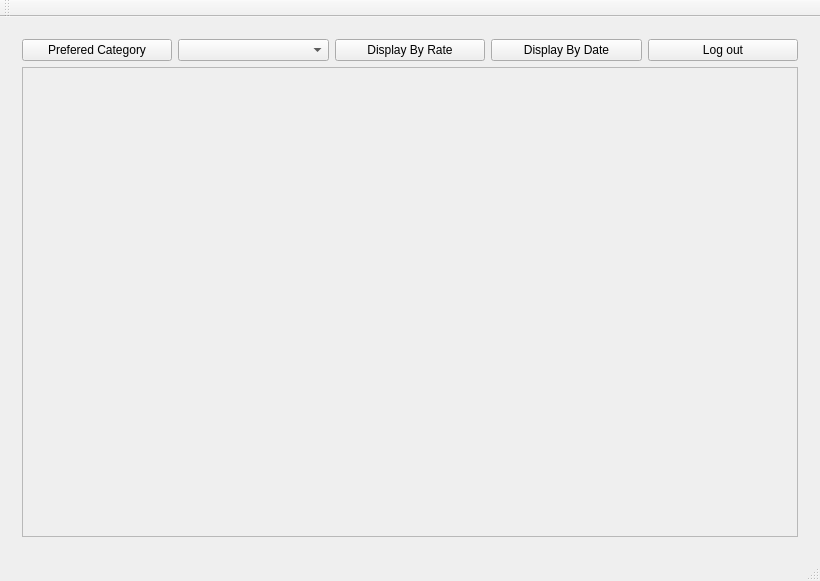
<?xml version="1.0" encoding="UTF-8"?>
<ui version="4.0">
 <class>qt1Class</class>
 <widget class="QMainWindow" name="qt1Class">
  <property name="geometry">
   <rect>
    <x>0</x>
    <y>0</y>
    <width>820</width>
    <height>581</height>
   </rect>
  </property>
  <property name="windowTitle">
   <string>qt1</string>
  </property>
  <widget class="QWidget" name="centralWidget">
   <layout class="QVBoxLayout" name="verticalLayout">
    <item>
     <widget class="QStackedWidget" name="stackedWidget">
      <property name="minimumSize">
       <size>
        <width>720</width>
        <height>407</height>
       </size>
      </property>
      <property name="styleSheet">
       <string notr="true">#page_4{
border-image:url(:/qt1/C:/Users/LENOVO/Downloads/design20.png)}</string>
      </property>
      <property name="currentIndex">
       <number>5</number>
      </property>
      <widget class="QWidget" name="loginpage">
       <property name="font">
        <font>
         <bold>true</bold>
        </font>
       </property>
       <property name="styleSheet">
        <string notr="true">#loginpage{
border-image:url(:/qt1/design20.png)}</string>
       </property>
       <widget class="QWidget" name="widget" native="true">
        <property name="geometry">
         <rect>
          <x>20</x>
          <y>30</y>
          <width>1321</width>
          <height>80</height>
         </rect>
        </property>
        <property name="styleSheet">
         <string notr="true"/>
        </property>
        <widget class="QLabel" name="label_3">
         <property name="geometry">
          <rect>
           <x>500</x>
           <y>0</y>
           <width>481</width>
           <height>61</height>
          </rect>
         </property>
         <property name="font">
          <font>
           <family>Rockwell</family>
           <pointsize>26</pointsize>
          </font>
         </property>
         <property name="styleSheet">
          <string notr="true">color: rgb(0, 0, 0);</string>
         </property>
         <property name="text">
          <string>Login And Registration System</string>
         </property>
        </widget>
       </widget>
       <widget class="QGroupBox" name="loginform">
        <property name="geometry">
         <rect>
          <x>570</x>
          <y>140</y>
          <width>301</width>
          <height>371</height>
         </rect>
        </property>
        <property name="styleSheet">
         <string notr="true">
background-color: rgb(141, 132, 126);
color: rgb(0, 0, 0);
border-radius: 8px;

</string>
        </property>
        <property name="title">
         <string>Login</string>
        </property>
        <widget class="QLabel" name="label_7">
         <property name="geometry">
          <rect>
           <x>20</x>
           <y>30</y>
           <width>201</width>
           <height>51</height>
          </rect>
         </property>
         <property name="font">
          <font>
           <family>Rockwell Extra Bold</family>
           <pointsize>18</pointsize>
           <bold>true</bold>
          </font>
         </property>
         <property name="styleSheet">
          <string notr="true">color: rgb(0, 0, 0);</string>
         </property>
         <property name="text">
          <string>User name</string>
         </property>
        </widget>
        <widget class="QLabel" name="label_8">
         <property name="geometry">
          <rect>
           <x>20</x>
           <y>110</y>
           <width>201</width>
           <height>71</height>
          </rect>
         </property>
         <property name="font">
          <font>
           <family>Rockwell Extra Bold</family>
           <pointsize>18</pointsize>
           <bold>true</bold>
          </font>
         </property>
         <property name="styleSheet">
          <string notr="true">color: rgb(0, 0, 0);</string>
         </property>
         <property name="text">
          <string>Password</string>
         </property>
        </widget>
        <widget class="QPushButton" name="pushButton_3">
         <property name="geometry">
          <rect>
           <x>30</x>
           <y>280</y>
           <width>241</width>
           <height>31</height>
          </rect>
         </property>
         <property name="font">
          <font>
           <family>Rockwell</family>
           <pointsize>12</pointsize>
           <bold>true</bold>
          </font>
         </property>
         <property name="styleSheet">
          <string notr="true">#pushButton_3
{color: rgb(0, 0, 0);
	background-color: rgb(255, 255, 255);
border-radius: 8px;}
#pushButton_3:hover{
	background-color: rgb(85, 85, 127);
}</string>
         </property>
         <property name="text">
          <string>Login</string>
         </property>
        </widget>
        <widget class="QLineEdit" name="password_2">
         <property name="geometry">
          <rect>
           <x>20</x>
           <y>180</y>
           <width>271</width>
           <height>31</height>
          </rect>
         </property>
         <property name="styleSheet">
          <string notr="true">border-radius: 8px;
background-color: rgb(255, 255, 255);</string>
         </property>
         <property name="echoMode">
          <enum>QLineEdit::Password</enum>
         </property>
         <property name="placeholderText">
          <string>password</string>
         </property>
         <property name="clearButtonEnabled">
          <bool>true</bool>
         </property>
        </widget>
        <widget class="QLineEdit" name="username_2">
         <property name="geometry">
          <rect>
           <x>20</x>
           <y>80</y>
           <width>271</width>
           <height>31</height>
          </rect>
         </property>
         <property name="styleSheet">
          <string notr="true">background-color: rgb(255, 255, 255);border-radius: 8px;</string>
         </property>
         <property name="placeholderText">
          <string>username</string>
         </property>
         <property name="clearButtonEnabled">
          <bool>true</bool>
         </property>
        </widget>
        <widget class="QPushButton" name="pushButton_4">
         <property name="geometry">
          <rect>
           <x>30</x>
           <y>320</y>
           <width>241</width>
           <height>31</height>
          </rect>
         </property>
         <property name="font">
          <font>
           <family>Rockwell</family>
           <pointsize>12</pointsize>
           <bold>true</bold>
          </font>
         </property>
         <property name="styleSheet">
          <string notr="true">#pushButton_4
{color: rgb(0, 0, 0);
	
	background-color: rgb(255, 255, 255);
border-radius: 8px;}
#pushButton_4:hover{
	background-color: rgb(85, 85, 127);
}</string>
         </property>
         <property name="text">
          <string>Register</string>
         </property>
        </widget>
       </widget>
      </widget>
      <widget class="QWidget" name="register_2page">
       <property name="styleSheet">
        <string notr="true">#register_2page{
border-image:url(:/qt1/design20.png)}</string>
       </property>
       <widget class="QLabel" name="label_2">
        <property name="geometry">
         <rect>
          <x>420</x>
          <y>-30</y>
          <width>771</width>
          <height>121</height>
         </rect>
        </property>
        <property name="font">
         <font>
          <family>Rockwell</family>
          <pointsize>26</pointsize>
          <bold>true</bold>
          <underline>false</underline>
         </font>
        </property>
        <property name="styleSheet">
         <string notr="true">color: rgb(0, 0, 0);</string>
        </property>
        <property name="text">
         <string>Register</string>
        </property>
       </widget>
       <widget class="QGroupBox" name="registerform">
        <property name="geometry">
         <rect>
          <x>340</x>
          <y>60</y>
          <width>321</width>
          <height>421</height>
         </rect>
        </property>
        <property name="styleSheet">
         <string notr="true">#registerform{
	
	
	background-color: rgb(116, 104, 99);
border-radius: 8px;
	color: rgb(0, 0, 0);
}</string>
        </property>
        <property name="title">
         <string>Register</string>
        </property>
        <widget class="QLineEdit" name="username">
         <property name="geometry">
          <rect>
           <x>10</x>
           <y>60</y>
           <width>301</width>
           <height>31</height>
          </rect>
         </property>
         <property name="styleSheet">
          <string notr="true">background-color: rgb(255, 255, 255);
border-radius: 8px;</string>
         </property>
         <property name="placeholderText">
          <string>username</string>
         </property>
        </widget>
        <widget class="QLabel" name="label_5">
         <property name="geometry">
          <rect>
           <x>10</x>
           <y>110</y>
           <width>143</width>
           <height>28</height>
          </rect>
         </property>
         <property name="font">
          <font>
           <family>Rockwell Extra Bold</family>
           <pointsize>18</pointsize>
           <bold>true</bold>
          </font>
         </property>
         <property name="styleSheet">
          <string notr="true">color: rgb(0, 0, 0);</string>
         </property>
         <property name="text">
          <string>Password</string>
         </property>
        </widget>
        <widget class="QLineEdit" name="password">
         <property name="geometry">
          <rect>
           <x>10</x>
           <y>150</y>
           <width>301</width>
           <height>31</height>
          </rect>
         </property>
         <property name="styleSheet">
          <string notr="true">background-color: rgb(255, 255, 255);border-radius: 8px;</string>
         </property>
         <property name="echoMode">
          <enum>QLineEdit::Password</enum>
         </property>
         <property name="placeholderText">
          <string>password</string>
         </property>
        </widget>
        <widget class="QPushButton" name="pushButton_7">
         <property name="geometry">
          <rect>
           <x>120</x>
           <y>380</y>
           <width>75</width>
           <height>27</height>
          </rect>
         </property>
         <property name="font">
          <font>
           <family>Rockwell</family>
           <pointsize>12</pointsize>
           <bold>true</bold>
          </font>
         </property>
         <property name="styleSheet">
          <string notr="true">#pushButton {border-radius: 8px;color: rgb(0, 0, 0);
background-color: rgb(255, 255, 255);}
#pushButton:hover{
	
	background-color: rgb(85, 85, 127);
}</string>
         </property>
         <property name="text">
          <string>Register</string>
         </property>
        </widget>
        <widget class="QLabel" name="label_4">
         <property name="geometry">
          <rect>
           <x>10</x>
           <y>20</y>
           <width>152</width>
           <height>28</height>
          </rect>
         </property>
         <property name="font">
          <font>
           <family>Rockwell Extra Bold</family>
           <pointsize>18</pointsize>
           <bold>true</bold>
          </font>
         </property>
         <property name="styleSheet">
          <string notr="true">color: rgb(0, 0, 0);</string>
         </property>
         <property name="text">
          <string>User name</string>
         </property>
        </widget>
        <widget class="QComboBox" name="comboBox_2">
         <property name="geometry">
          <rect>
           <x>40</x>
           <y>230</y>
           <width>241</width>
           <height>22</height>
          </rect>
         </property>
        </widget>
        <widget class="QComboBox" name="comboBox_3">
         <property name="geometry">
          <rect>
           <x>40</x>
           <y>280</y>
           <width>241</width>
           <height>22</height>
          </rect>
         </property>
        </widget>
        <widget class="QComboBox" name="comboBox_4">
         <property name="geometry">
          <rect>
           <x>40</x>
           <y>330</y>
           <width>241</width>
           <height>22</height>
          </rect>
         </property>
        </widget>
        <widget class="QLabel" name="label_17">
         <property name="geometry">
          <rect>
           <x>10</x>
           <y>190</y>
           <width>291</width>
           <height>28</height>
          </rect>
         </property>
         <property name="font">
          <font>
           <family>Rockwell Extra Bold</family>
           <pointsize>18</pointsize>
           <bold>true</bold>
          </font>
         </property>
         <property name="styleSheet">
          <string notr="true">color: rgb(0, 0, 0);</string>
         </property>
         <property name="text">
          <string>prefered categories</string>
         </property>
        </widget>
       </widget>
      </widget>
      <widget class="QWidget" name="page">
       <layout class="QVBoxLayout" name="verticalLayout_7">
        <item>
         <widget class="QPushButton" name="pushButton_18">
          <property name="font">
           <font>
            <family>Sitka Small</family>
            <pointsize>16</pointsize>
           </font>
          </property>
          <property name="text">
           <string>back</string>
          </property>
         </widget>
        </item>
        <item>
         <widget class="QLabel" name="label_14">
          <property name="font">
           <font>
            <pointsize>14</pointsize>
           </font>
          </property>
          <property name="text">
           <string>ID</string>
          </property>
         </widget>
        </item>
        <item>
         <widget class="QLineEdit" name="lineEdit_2">
          <property name="font">
           <font>
            <pointsize>12</pointsize>
           </font>
          </property>
         </widget>
        </item>
        <item>
         <widget class="QLabel" name="label_12">
          <property name="font">
           <font>
            <pointsize>14</pointsize>
           </font>
          </property>
          <property name="text">
           <string>Titel</string>
          </property>
         </widget>
        </item>
        <item>
         <widget class="QLineEdit" name="lineEdit">
          <property name="font">
           <font>
            <pointsize>12</pointsize>
           </font>
          </property>
         </widget>
        </item>
        <item>
         <widget class="QLabel" name="label_13">
          <property name="font">
           <font>
            <pointsize>14</pointsize>
           </font>
          </property>
          <property name="text">
           <string>Date</string>
          </property>
         </widget>
        </item>
        <item>
         <widget class="QDateEdit" name="dateEdit">
          <property name="maximumDate">
           <date>
            <year>2023</year>
            <month>5</month>
            <day>30</day>
           </date>
          </property>
          <property name="minimumDate">
           <date>
            <year>2000</year>
            <month>1</month>
            <day>15</day>
           </date>
          </property>
         </widget>
        </item>
        <item>
         <widget class="QLabel" name="label_19">
          <property name="font">
           <font>
            <pointsize>14</pointsize>
           </font>
          </property>
          <property name="text">
           <string>category</string>
          </property>
         </widget>
        </item>
        <item>
         <widget class="QComboBox" name="comboBox_5"/>
        </item>
        <item>
         <widget class="QLabel" name="label_16">
          <property name="font">
           <font>
            <pointsize>14</pointsize>
           </font>
          </property>
          <property name="text">
           <string>Description</string>
          </property>
         </widget>
        </item>
        <item>
         <widget class="QTextEdit" name="textEdit">
          <property name="font">
           <font>
            <pointsize>12</pointsize>
           </font>
          </property>
         </widget>
        </item>
        <item>
         <widget class="QPushButton" name="pushButton_5">
          <property name="font">
           <font>
            <family>Sitka Small</family>
            <pointsize>16</pointsize>
           </font>
          </property>
          <property name="text">
           <string>Add news</string>
          </property>
         </widget>
        </item>
       </layout>
      </widget>
      <widget class="QWidget" name="page_2">
       <property name="styleSheet">
        <string notr="true">#page_2{
border-image:url(:/qt1/design20.png)}</string>
       </property>
       <layout class="QVBoxLayout" name="verticalLayout_11">
        <item>
         <layout class="QVBoxLayout" name="verticalLayout_10">
          <item>
           <widget class="QPushButton" name="pushButton_6">
            <property name="font">
             <font>
              <family>Segoe MDL2 Assets</family>
              <pointsize>14</pointsize>
             </font>
            </property>
            <property name="text">
             <string>back</string>
            </property>
           </widget>
          </item>
          <item>
           <layout class="QFormLayout" name="formLayout_3">
            <item row="0" column="0">
             <widget class="QLabel" name="nameLabel">
              <property name="text">
               <string>ID</string>
              </property>
             </widget>
            </item>
            <item row="0" column="1">
             <widget class="QLineEdit" name="nameLineEdit"/>
            </item>
           </layout>
          </item>
          <item>
           <widget class="QPushButton" name="pushButton_8">
            <property name="font">
             <font>
              <family>System</family>
              <pointsize>12</pointsize>
              <bold>true</bold>
             </font>
            </property>
            <property name="text">
             <string>delete</string>
            </property>
           </widget>
          </item>
         </layout>
        </item>
       </layout>
      </widget>
      <widget class="QWidget" name="updatepage">
       <property name="styleSheet">
        <string notr="true">#updatepage{
border-image:url(:/qt1/design20.png)}</string>
       </property>
       <widget class="QGroupBox" name="groupBox">
        <property name="geometry">
         <rect>
          <x>350</x>
          <y>60</y>
          <width>441</width>
          <height>381</height>
         </rect>
        </property>
        <property name="styleSheet">
         <string notr="true">border-image:none</string>
        </property>
        <property name="title">
         <string/>
        </property>
        <layout class="QVBoxLayout" name="verticalLayout_3">
         <item>
          <layout class="QHBoxLayout" name="horizontalLayout_4" stretch="1,4">
           <item>
            <widget class="QLabel" name="label">
             <property name="font">
              <font>
               <pointsize>18</pointsize>
               <bold>true</bold>
              </font>
             </property>
             <property name="styleSheet">
              <string notr="true">color:rgb(255, 0, 0)</string>
             </property>
             <property name="text">
              <string>ID</string>
             </property>
            </widget>
           </item>
           <item>
            <widget class="QLineEdit" name="id_edit"/>
           </item>
          </layout>
         </item>
         <item>
          <layout class="QHBoxLayout" name="horizontalLayout_6" stretch="1,4">
           <item>
            <widget class="QLabel" name="label_6">
             <property name="font">
              <font>
               <pointsize>18</pointsize>
               <bold>true</bold>
              </font>
             </property>
             <property name="styleSheet">
              <string notr="true">color:rgb(255, 0, 0)</string>
             </property>
             <property name="text">
              <string>Title</string>
             </property>
            </widget>
           </item>
           <item>
            <widget class="QLineEdit" name="Title_edit"/>
           </item>
          </layout>
         </item>
         <item>
          <layout class="QHBoxLayout" name="horizontalLayout_7" stretch="1,4">
           <item>
            <widget class="QLabel" name="label_9">
             <property name="font">
              <font>
               <pointsize>18</pointsize>
               <bold>true</bold>
              </font>
             </property>
             <property name="styleSheet">
              <string notr="true">color:rgb(255, 0, 0)</string>
             </property>
             <property name="text">
              <string>Description</string>
             </property>
            </widget>
           </item>
           <item>
            <widget class="QLineEdit" name="Description_edit"/>
           </item>
          </layout>
         </item>
         <item>
          <layout class="QHBoxLayout" name="horizontalLayout_8" stretch="1,4">
           <item>
            <widget class="QLabel" name="label_10">
             <property name="font">
              <font>
               <family>Segoe UI</family>
               <pointsize>18</pointsize>
               <italic>false</italic>
               <bold>true</bold>
              </font>
             </property>
             <property name="styleSheet">
              <string notr="true">color:rgb(255, 0, 0);
font: 700 18pt &quot;Segoe UI&quot;;</string>
             </property>
             <property name="text">
              <string>Date</string>
             </property>
            </widget>
           </item>
           <item>
            <widget class="QDateEdit" name="dateEdit_2"/>
           </item>
          </layout>
         </item>
         <item>
          <layout class="QHBoxLayout" name="horizontalLayout_9">
           <item>
            <widget class="QLabel" name="label_11">
             <property name="font">
              <font>
               <pointsize>18</pointsize>
               <bold>true</bold>
              </font>
             </property>
             <property name="styleSheet">
              <string notr="true">color:rgb(255, 0, 0)</string>
             </property>
             <property name="text">
              <string>Category</string>
             </property>
            </widget>
           </item>
           <item>
            <widget class="QLineEdit" name="Category_edit"/>
           </item>
          </layout>
         </item>
         <item>
          <layout class="QHBoxLayout" name="horizontalLayout_10">
           <item>
            <widget class="QPushButton" name="btn_save">
             <property name="text">
              <string>Save</string>
             </property>
            </widget>
           </item>
           <item>
            <widget class="QPushButton" name="btn_cancel">
             <property name="text">
              <string>back</string>
             </property>
            </widget>
           </item>
          </layout>
         </item>
        </layout>
       </widget>
      </widget>
      <widget class="QWidget" name="userpage">
       <layout class="QVBoxLayout" name="verticalLayout_4">
        <item>
         <layout class="QHBoxLayout" name="horizontalLayout_3">
          <item>
           <widget class="QPushButton" name="pushButton_14">
            <property name="text">
             <string>Prefered Category</string>
            </property>
           </widget>
          </item>
          <item>
           <widget class="QComboBox" name="comboBox"/>
          </item>
          <item>
           <widget class="QPushButton" name="pushButton1">
            <property name="text">
             <string>Display By Rate</string>
            </property>
           </widget>
          </item>
          <item>
           <widget class="QPushButton" name="pushButton2">
            <property name="text">
             <string>Display By Date</string>
            </property>
           </widget>
          </item>
          <item>
           <widget class="QPushButton" name="pushButton_21">
            <property name="text">
             <string>Log out</string>
            </property>
           </widget>
          </item>
         </layout>
        </item>
        <item>
         <widget class="QScrollArea" name="scrollArea">
          <property name="widgetResizable">
           <bool>true</bool>
          </property>
          <widget class="QWidget" name="scrollAreaWidgetContents">
           <property name="geometry">
            <rect>
             <x>0</x>
             <y>0</y>
             <width>782</width>
             <height>456</height>
            </rect>
           </property>
           <layout class="QVBoxLayout" name="verticalLayout_6">
            <item>
             <layout class="QVBoxLayout" name="verticalLayout_5"/>
            </item>
           </layout>
          </widget>
         </widget>
        </item>
       </layout>
      </widget>
      <widget class="QWidget" name="page_4">
       <property name="styleSheet">
        <string notr="true">#page_4{
border-image:url(:/qt1/design20.png)}</string>
       </property>
       <widget class="QLineEdit" name="lineEdit_3">
        <property name="geometry">
         <rect>
          <x>290</x>
          <y>130</y>
          <width>371</width>
          <height>41</height>
         </rect>
        </property>
        <property name="placeholderText">
         <string>enter title</string>
        </property>
       </widget>
       <widget class="QPushButton" name="pushButton_16">
        <property name="geometry">
         <rect>
          <x>400</x>
          <y>210</y>
          <width>151</width>
          <height>31</height>
         </rect>
        </property>
        <property name="text">
         <string>display</string>
        </property>
       </widget>
       <widget class="QLabel" name="label_15">
        <property name="geometry">
         <rect>
          <x>390</x>
          <y>260</y>
          <width>161</width>
          <height>61</height>
         </rect>
        </property>
        <property name="text">
         <string>TextLabel</string>
        </property>
       </widget>
       <widget class="QPushButton" name="pushButton_17">
        <property name="geometry">
         <rect>
          <x>430</x>
          <y>350</y>
          <width>75</width>
          <height>24</height>
         </rect>
        </property>
        <property name="text">
         <string>back</string>
        </property>
       </widget>
      </widget>
      <widget class="QWidget" name="page_3">
       <property name="styleSheet">
        <string notr="true">#page_3{
border-image:url(:/qt1/design20.png)}</string>
       </property>
       <widget class="QGroupBox" name="groupBox_3">
        <property name="geometry">
         <rect>
          <x>280</x>
          <y>130</y>
          <width>511</width>
          <height>181</height>
         </rect>
        </property>
        <property name="title">
         <string>GroupBox</string>
        </property>
        <widget class="QGroupBox" name="groupBox_2">
         <property name="geometry">
          <rect>
           <x>40</x>
           <y>30</y>
           <width>191</width>
           <height>131</height>
          </rect>
         </property>
         <property name="title">
          <string>Add</string>
         </property>
         <widget class="QTextEdit" name="textEdit_4">
          <property name="geometry">
           <rect>
            <x>50</x>
            <y>30</y>
            <width>111</width>
            <height>31</height>
           </rect>
          </property>
          <property name="html">
           <string>&lt;!DOCTYPE HTML PUBLIC &quot;-//W3C//DTD HTML 4.0//EN&quot; &quot;http://www.w3.org/TR/REC-html40/strict.dtd&quot;&gt;
&lt;html&gt;&lt;head&gt;&lt;meta name=&quot;qrichtext&quot; content=&quot;1&quot; /&gt;&lt;meta charset=&quot;utf-8&quot; /&gt;&lt;style type=&quot;text/css&quot;&gt;
p, li { white-space: pre-wrap; }
hr { height: 1px; border-width: 0; }
li.unchecked::marker { content: &quot;\2610&quot;; }
li.checked::marker { content: &quot;\2612&quot;; }
&lt;/style&gt;&lt;/head&gt;&lt;body style=&quot; font-family:'Segoe UI'; font-size:9pt; font-weight:400; font-style:normal;&quot;&gt;
&lt;p align=&quot;center&quot; style=&quot;-qt-paragraph-type:empty; margin-top:0px; margin-bottom:0px; margin-left:0px; margin-right:0px; -qt-block-indent:0; text-indent:0px;&quot;&gt;&lt;br /&gt;&lt;/p&gt;&lt;/body&gt;&lt;/html&gt;</string>
          </property>
          <property name="placeholderText">
           <string>enter category</string>
          </property>
         </widget>
         <widget class="QPushButton" name="pushButton_12">
          <property name="geometry">
           <rect>
            <x>70</x>
            <y>70</y>
            <width>75</width>
            <height>24</height>
           </rect>
          </property>
          <property name="text">
           <string>Add</string>
          </property>
         </widget>
        </widget>
        <widget class="QGroupBox" name="groupBox_4">
         <property name="geometry">
          <rect>
           <x>260</x>
           <y>30</y>
           <width>241</width>
           <height>131</height>
          </rect>
         </property>
         <property name="title">
          <string>Assign</string>
         </property>
         <widget class="QTextEdit" name="textEdit_2">
          <property name="geometry">
           <rect>
            <x>10</x>
            <y>30</y>
            <width>104</width>
            <height>31</height>
           </rect>
          </property>
          <property name="html">
           <string>&lt;!DOCTYPE HTML PUBLIC &quot;-//W3C//DTD HTML 4.0//EN&quot; &quot;http://www.w3.org/TR/REC-html40/strict.dtd&quot;&gt;
&lt;html&gt;&lt;head&gt;&lt;meta name=&quot;qrichtext&quot; content=&quot;1&quot; /&gt;&lt;meta charset=&quot;utf-8&quot; /&gt;&lt;style type=&quot;text/css&quot;&gt;
p, li { white-space: pre-wrap; }
hr { height: 1px; border-width: 0; }
li.unchecked::marker { content: &quot;\2610&quot;; }
li.checked::marker { content: &quot;\2612&quot;; }
&lt;/style&gt;&lt;/head&gt;&lt;body style=&quot; font-family:'Segoe UI'; font-size:9pt; font-weight:400; font-style:normal;&quot;&gt;
&lt;p align=&quot;center&quot; style=&quot;-qt-paragraph-type:empty; margin-top:0px; margin-bottom:0px; margin-left:0px; margin-right:0px; -qt-block-indent:0; text-indent:0px;&quot;&gt;&lt;br /&gt;&lt;/p&gt;&lt;/body&gt;&lt;/html&gt;</string>
          </property>
          <property name="placeholderText">
           <string>enter category</string>
          </property>
         </widget>
         <widget class="QTextEdit" name="textEdit_3">
          <property name="geometry">
           <rect>
            <x>130</x>
            <y>30</y>
            <width>101</width>
            <height>31</height>
           </rect>
          </property>
          <property name="html">
           <string>&lt;!DOCTYPE HTML PUBLIC &quot;-//W3C//DTD HTML 4.0//EN&quot; &quot;http://www.w3.org/TR/REC-html40/strict.dtd&quot;&gt;
&lt;html&gt;&lt;head&gt;&lt;meta name=&quot;qrichtext&quot; content=&quot;1&quot; /&gt;&lt;meta charset=&quot;utf-8&quot; /&gt;&lt;style type=&quot;text/css&quot;&gt;
p, li { white-space: pre-wrap; }
hr { height: 1px; border-width: 0; }
li.unchecked::marker { content: &quot;\2610&quot;; }
li.checked::marker { content: &quot;\2612&quot;; }
&lt;/style&gt;&lt;/head&gt;&lt;body style=&quot; font-family:'Segoe UI'; font-size:9pt; font-weight:400; font-style:normal;&quot;&gt;
&lt;p align=&quot;center&quot; style=&quot;-qt-paragraph-type:empty; margin-top:0px; margin-bottom:0px; margin-left:0px; margin-right:0px; -qt-block-indent:0; text-indent:0px;&quot;&gt;&lt;br /&gt;&lt;/p&gt;&lt;/body&gt;&lt;/html&gt;</string>
          </property>
          <property name="placeholderText">
           <string>enter news id</string>
          </property>
         </widget>
         <widget class="QPushButton" name="pushButton_13">
          <property name="geometry">
           <rect>
            <x>80</x>
            <y>70</y>
            <width>75</width>
            <height>24</height>
           </rect>
          </property>
          <property name="text">
           <string>Assign </string>
          </property>
         </widget>
        </widget>
       </widget>
       <widget class="QPushButton" name="pushButton_19">
        <property name="geometry">
         <rect>
          <x>370</x>
          <y>330</y>
          <width>341</width>
          <height>24</height>
         </rect>
        </property>
        <property name="text">
         <string>back</string>
        </property>
       </widget>
      </widget>
      <widget class="QWidget" name="adminpage">
       <layout class="QVBoxLayout" name="verticalLayout_2">
        <item>
         <widget class="QScrollArea" name="scrollArea_2">
          <property name="widgetResizable">
           <bool>true</bool>
          </property>
          <widget class="QWidget" name="scrollAreaWidgetContents_2">
           <property name="geometry">
            <rect>
             <x>0</x>
             <y>0</y>
             <width>782</width>
             <height>488</height>
            </rect>
           </property>
           <property name="styleSheet">
            <string notr="true">#scrollAreaWidgetContents_2{
border-image:url(:/qt1/design20.png)}</string>
           </property>
           <layout class="QVBoxLayout" name="verticalLayout_8">
            <item>
             <layout class="QHBoxLayout" name="horizontalLayout">
              <item>
               <widget class="QPushButton" name="pushButton_2">
                <property name="text">
                 <string>display average rate</string>
                </property>
               </widget>
              </item>
              <item>
               <widget class="QPushButton" name="pushButton">
                <property name="text">
                 <string>update news</string>
                </property>
               </widget>
              </item>
              <item>
               <widget class="QPushButton" name="pushButton_10">
                <property name="text">
                 <string>Add News</string>
                </property>
               </widget>
              </item>
              <item>
               <widget class="QPushButton" name="pushButton_11">
                <property name="text">
                 <string>Delete News</string>
                </property>
               </widget>
              </item>
              <item>
               <widget class="QPushButton" name="pushButton_9">
                <property name="text">
                 <string>Display News</string>
                </property>
               </widget>
              </item>
              <item>
               <widget class="QPushButton" name="pushButton_15">
                <property name="text">
                 <string>Add/Assign Category</string>
                </property>
               </widget>
              </item>
              <item>
               <widget class="QPushButton" name="pushButton_20">
                <property name="text">
                 <string>Log out</string>
                </property>
               </widget>
              </item>
             </layout>
            </item>
            <item>
             <layout class="QVBoxLayout" name="verticalLayout_9"/>
            </item>
           </layout>
          </widget>
         </widget>
        </item>
       </layout>
      </widget>
     </widget>
    </item>
   </layout>
  </widget>
  <widget class="QMenuBar" name="menuBar">
   <property name="geometry">
    <rect>
     <x>0</x>
     <y>0</y>
     <width>820</width>
     <height>22</height>
    </rect>
   </property>
  </widget>
  <widget class="QToolBar" name="mainToolBar">
   <attribute name="toolBarArea">
    <enum>TopToolBarArea</enum>
   </attribute>
   <attribute name="toolBarBreak">
    <bool>false</bool>
   </attribute>
  </widget>
  <widget class="QStatusBar" name="statusBar"/>
 </widget>
 <layoutdefault spacing="6" margin="11"/>
 <resources>
  <include location="qt1.qrc"/>
 </resources>
 <connections/>
</ui>
